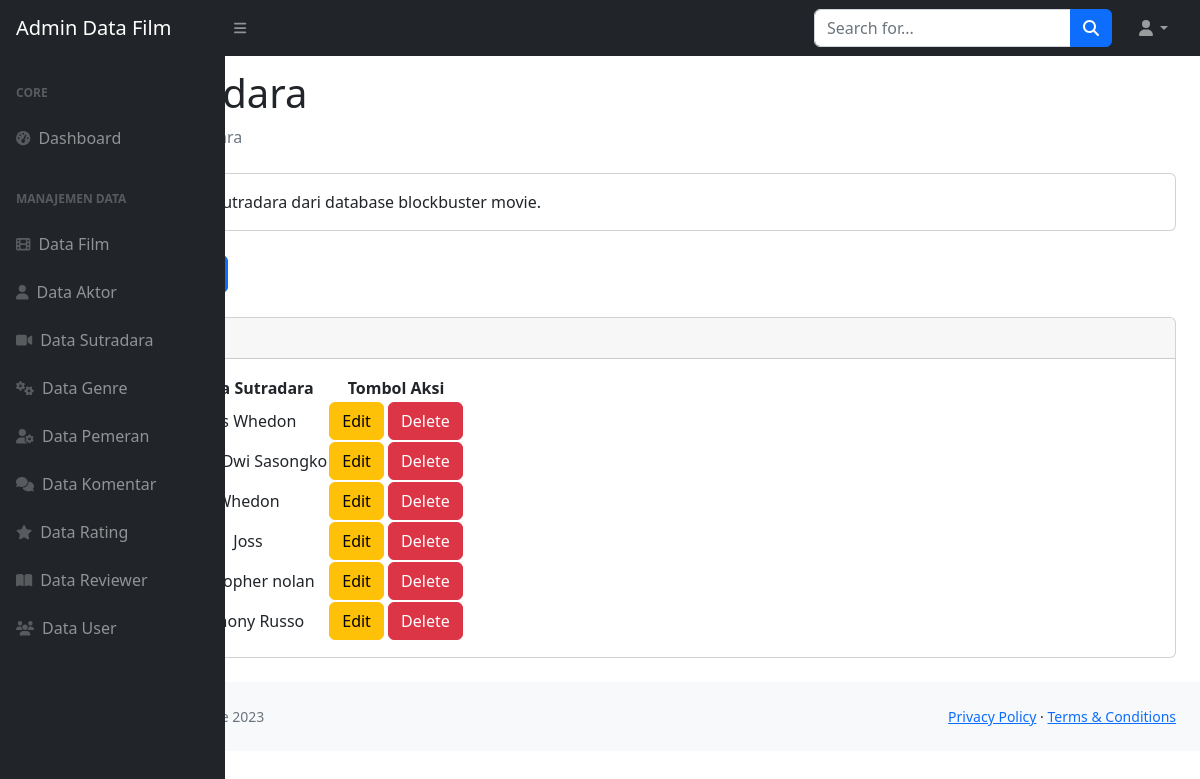
The page /admin/data_sutradara.php on the database its author committed.
### tables this page shows
CREATE TABLE `sutradara` (
  `id_sutradara` int(10) NOT NULL,
  `nama_sutradara` char(50) NOT NULL
);

### admin/data_sutradara.php (the view, shortened to what this page needs)
<!DOCTYPE html>
<html lang="en">
  <head>
    <link
      href="https://cdn.jsdelivr.net/npm/simple-datatables@7.1.2/dist/style.min.css"
      rel="stylesheet"
    />
    <link href="css/styles.css" rel="stylesheet" />
  </head>
  <body class="sb-nav-fixed">
    <nav class="sb-topnav navbar navbar-expand navbar-dark bg-dark">
      <a class="navbar-brand ps-3" href="index.html">Admin Data Film</a>
      <button
        class="btn btn-link btn-sm order-1 order-lg-0 me-4 me-lg-0"
        id="sidebarToggle"
        href="#!"
      >
        <i class="fas fa-bars"></i>
      </button>
      <form
        class="d-none d-md-inline-block form-inline ms-auto me-0 me-md-3 my-2 my-md-0"
      >
        <div class="input-group">
          <input
            class="form-control"
            type="text"
            placeholder="Search for..."
            aria-label="Search for..."
            aria-describedby="btnNavbarSearch"
          />
          <button class="btn btn-primary" id="btnNavbarSearch" type="button">
            <i class="fas fa-search"></i>
          </button>
        </div>
      </form>
      <ul class="navbar-nav ms-auto ms-md-0 me-3 me-lg-4">
        <li class="nav-item dropdown">
          <a
            class="nav-link dropdown-toggle"
            id="navbarDropdown"
            href="#"
            role="button"
            data-bs-toggle="dropdown"
            aria-expanded="false"
            ><i class="fas fa-user fa-fw"></i
          ></a>
        </li>
      </ul>
    </nav>
    <div id="layoutSidenav">
      <div id="layoutSidenav_nav">
        <nav class="sb-sidenav accordion sb-sidenav-dark" id="sidenavAccordion">
          <div class="sb-sidenav-menu">
            <div class="nav">
              <div class="sb-sidenav-menu-heading">Core</div>
              <a class="nav-link" href="index-admin.php">
                <div class="sb-nav-link-icon">
                  <i class="fas fa-tachometer-alt"></i>
                </div>
                Dashboard
              </a>
              <div class="sb-sidenav-menu-heading">Manajemen Data</div>
              <a class="nav-link" href="data_film.php">
                <div class="sb-nav-link-icon">
                  <i class="fas fa-film"></i>                </div>
                Data Film
              </a>
              <a class="nav-link" href="data_aktor.php">
                <div class="sb-nav-link-icon">
                  <i class="fas fa-user"></i>
                </div>
                 Data Aktor
              </a>
              <a class="nav-link" href="data_sutradara.php">
                <div class="sb-nav-link-icon">
                  <i class="fas fa-video"></i>
                </div>
                Data Sutradara
              </a>
              <a class="nav-link" href="data_genre.php">
                <div class="sb-nav-link-icon">
                  <i class="fas fa-gears"></i>
                </div>
                Data Genre
              </a>
              <a class="nav-link" href="data_pemeran.php">
                <div class="sb-nav-link-icon">
                  <i class="fas fa-user-gear"></i>
                </div>
                Data Pemeran
              </a>
              <a class="nav-link" href="data_komentar.php">
                <div class="sb-nav-link-icon">
                  <i class="fas fa-comments"></i>
                </div>
                Data Komentar
              </a>
              <a class="nav-link" href="data_rating.php">
                <div class="sb-nav-link-icon">
                  <i class="fas fa-star"></i>
                </div>
                Data Rating
              </a>
              <a class="nav-link" href="data_reviewer.php">
                <div class="sb-nav-link-icon">
                  <i class="fas fa-book-open"></i>
                </div>
                Data Reviewer
              </a>
              <a class="nav-link" href="data_user.php">
                <div class="sb-nav-link-icon">
                  <i class="fas fa-users"></i>
                </div>
                Data User
              </a>
              </nav>
              </div>
            </div>
          <div class="sb-sidenav-footer">
            <div class="small">Logged in as:</div>
          </div>
      <div id="layoutSidenav_content">
        <main>
          <div class="container-fluid px-4">
            <h1 class="mt-4">Data Sutradara</h1>
            <ol class="breadcrumb mb-4">
              <li class="breadcrumb-item">
                <a href="index-admin.php">Dashboard</a>
              </li>
              <li class="breadcrumb-item active">Data Sutradara</li>
            </ol>
            <div class="card mb-4">
              <div class="card-body">
                Berikut ini adalah data sutradara dari database blockbuster movie.
              </div>
            </div>
            <div class="col text-right">
                  <a href="tambah_sutradara.php" class="btn btn-primary">Tambah Data Sutradara</a>
                  <br><br>
            </div>
            <div class="card mb-4">
              <div class="card-header">
              </div>
              <div class="card-body">
                <table class=" DataTable text-center" id="datatablesSimple">
                  <thead>
                    <tr>
                      <th>No</th>
                      <th>Id Sutradara</th>
                      <th>Nama Sutradara</th>
                      <th>Tombol Aksi</th>
                    </tr>
                  </thead>
                  <tbody>
                  <?php
                    include('../database/koneksi.php');
                    $no=0;
                    $query = mysqli_query($koneksi, "SELECT * FROM sutradara; ");
                    while ($data = mysqli_fetch_array($query)){
                    $no++
                  ?>
                    <tr>
                      <td><?php echo $no?></td>
                      <td><?php echo $data['id_sutradara']?></td>
                      <td><?php echo $data['nama_sutradara']?></td>
                      <td>
                        <a href="edit_data_sutradara.php?id_sutradara=<?php echo $data['id_sutradara']; ?>" class="btn btn-warning">Edit</a>
                        <a href="delete_data_sutradara.php?id_sutradara=<?php echo $data['id_sutradara']; ?>" class="btn btn-danger">Delete</a>
                      </td>
                    </tr>
                  <?php } ?>
                  </tbody>
                </table>
              </div>
            </div>
          </div>
        </main>
      </div>
        <footer class="py-4 bg-light mt-auto">
          <div class="container-fluid px-4">
            <div
              class="d-flex align-items-center justify-content-between small"
            >
              <div class="text-muted">Copyright &copy; Blockbuster Movie 2023</div>
              <div>
                <a href="#">Privacy Policy</a>
                &middot;
                <a href="#">Terms &amp; Conditions</a>
              </div>
            </div>
          </div>
        </footer>
  </body>
</html>

### admin/data_sutradara.php (style rules this page uses)
table.DataTable thead th { text-align: center; vertical-align: middle; }

### rows shown on the page
sutradara: nama_sutradara "Joss Whedon"
sutradara: nama_sutradara "Angga Dwi Sasongko"
sutradara: nama_sutradara "Whedon"
sutradara: nama_sutradara "Joss"
sutradara: nama_sutradara "chrsitopher nolan"
sutradara: nama_sutradara "Anthony Russo"
